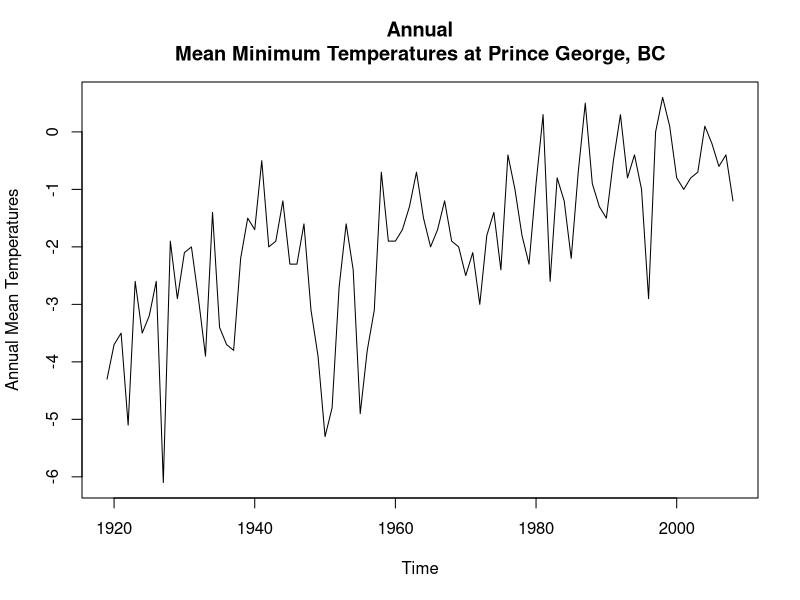
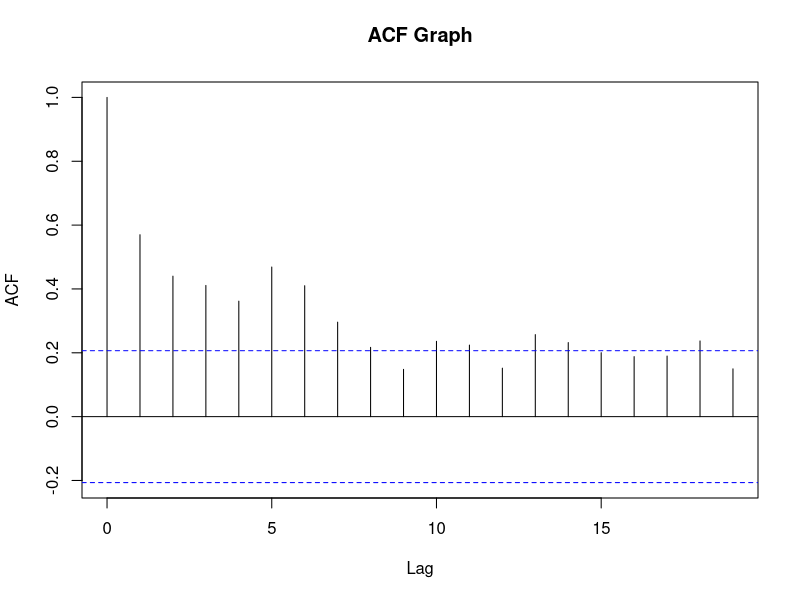
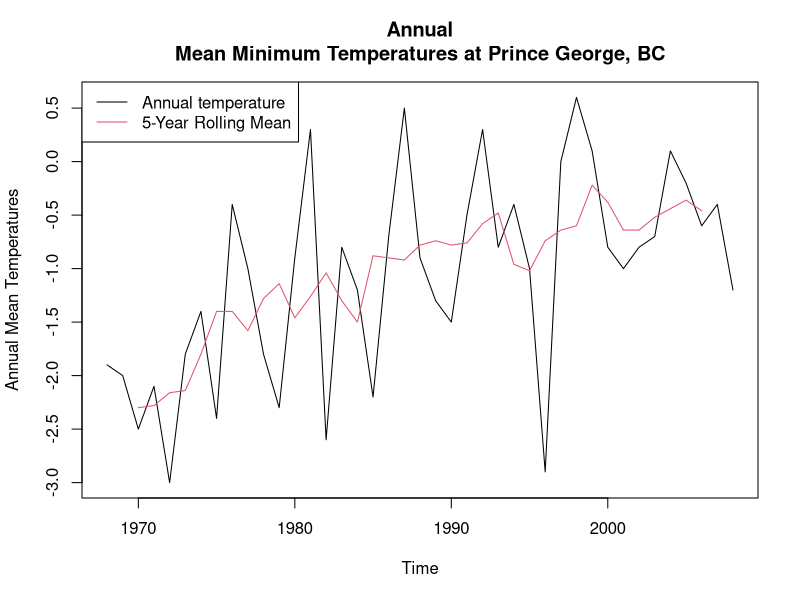
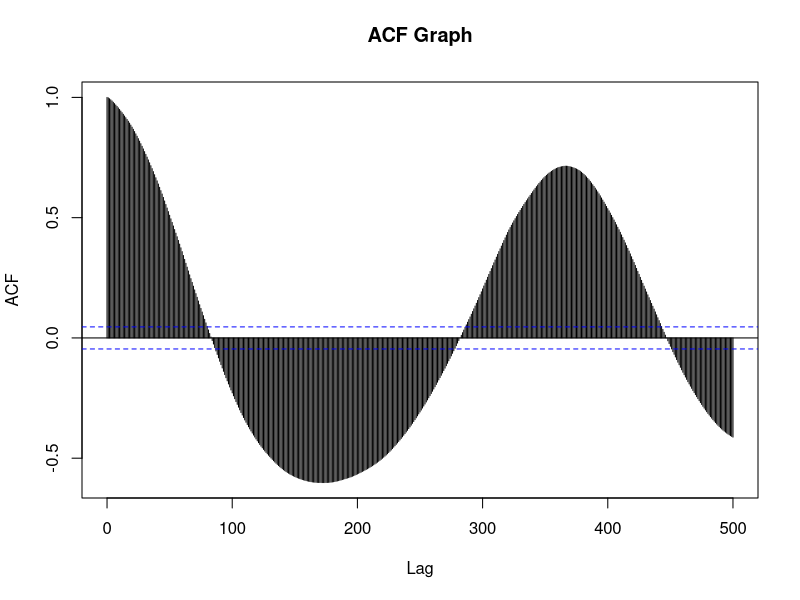
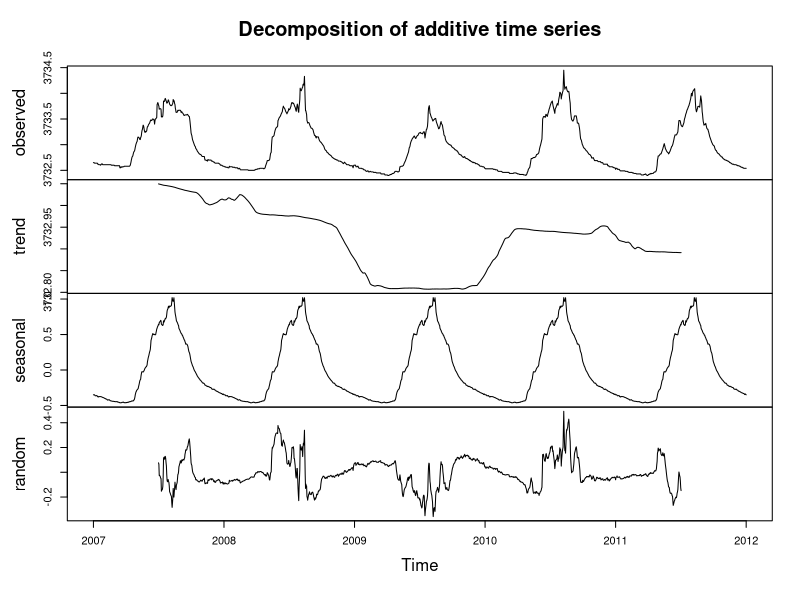
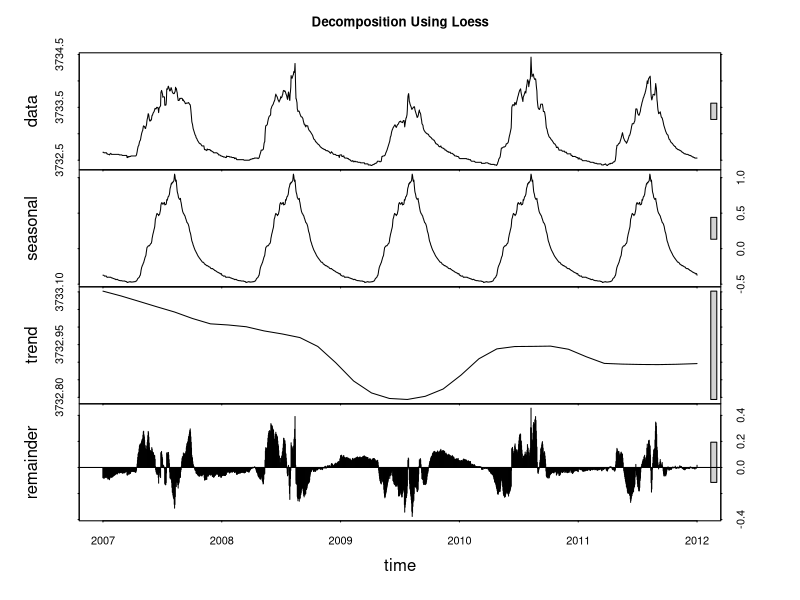

Generate these figures, in order, with R:
## ---- chunk 1
knitr::opts_chunk$set(echo = TRUE)
library(knitr)
library(tseries)
library(zoo)
## ---- chunk 2
# Reading the data
data1 <- read.csv('dataTempPG.csv')

# Making time series object
data1.ts <- ts(data1$Annual, start = c(1919), frequency = 1)

# Plotting
plot(data1.ts, xlab = "Time", ylab= "Annual Mean Temperatures", main = "Annual
Mean Minimum Temperatures at Prince George, BC")
## ---- chunk 3
# Plotting acf function
data1.tsgrph <- acf(data1.ts, plot = F)
plot(data1.tsgrph, xlab = "Lag", ylab = "ACF", main = "ACF Graph")
## ---- chunk 4
# Extracting time series between years 1968 and 2008
data1.ts1 <- window(data1.ts, start = c(1968), end = c(2008))

# Plotting with rolling average and legend
plot(data1.ts1, xlab = "Time", ylab= "Annual Mean Temperatures", main = "Annual
Mean Minimum Temperatures at Prince George, BC")
lines(rollmean(data1.ts1, 5), col = 2)
legend("topleft",legend=c("Annual temperature","5-Year Rolling Mean"), lty=1,col=c(1,2))
## ---- chunk 5
# Reading data and making time series object
data2 <- read.csv("LakeLevels.csv")
data2.ts <- ts(data2$LakeLevel, start = c(2007, 1), frequency = 365)
## ---- chunk 6
# Making acf with daily lags
acf.est <- acf(data2.ts, lag.max = 500, plot = F)
acf.est$lag <- acf.est$lag * 365
plot(acf.est, main = "ACF Graph")
## ---- chunk 7
# Plotting using additive seasonal decomposition model
plot(decompose(data2.ts, type = "additive"))
## ---- chunk 8
# Plotting using Loess smoothing decomposition
plot(stl(data2.ts, s.window = "periodic"), main = "Decomposition Using Loess")
